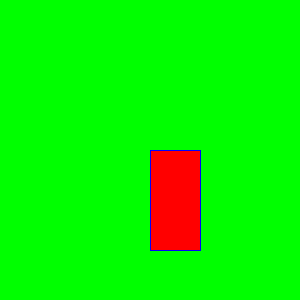
Frame 1 (no input)
Frame 60 (the mouse pressed at the canvas centre just before this capture): identical to frame 1, image omitted
Frame 120 (the mouse held since frame 60 and released just before this capture): identical to frame 1, image omitted

The Processing sketch that drew this single still picture (run headless with seeded random() and noise(); from frame 60 on, the mouse is pressed at the canvas centre):

// Processing sketch: minitp
// ── minitp.pde
void setup(){
  size(300,300);
  background(0,255,0);
}

void draw(){
  stroke(0,0,255);
  fill(255,0,0);
  rect(width/2,height/2,50,100);
}
